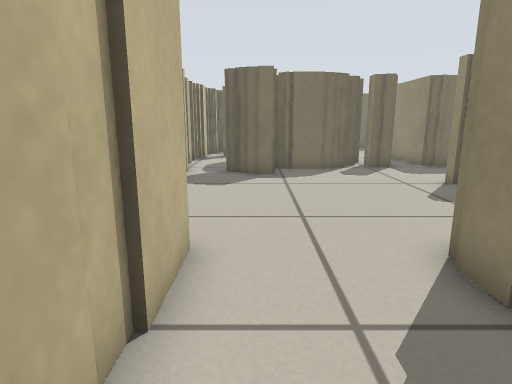
View 1 (above)

22 first-person views from a walk through a world built for the Player/Stage simulator. The camera is 0.51 m above the floor, tilts 12° down and sees 75° across. The lines on the ground mark 1 m squares. The floor is counted in squares, 0.25 m on a side. Each view is taken from the middle of a square. On the plan, view 1 faces up. The plan holds only what a view shows up to about 18 squares ahead; the rest is blank. The place goes on beyond the plan. Robots are left out.

View 2
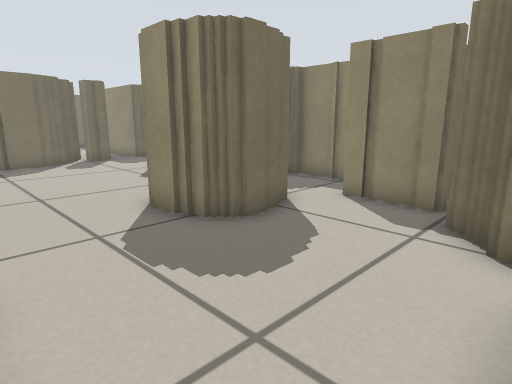

View 3
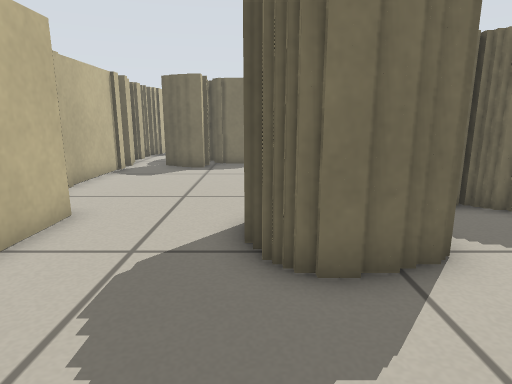

View 4
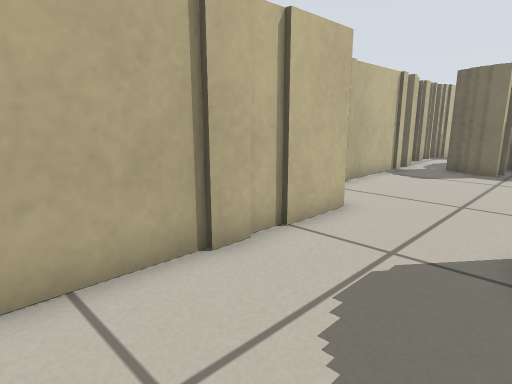

View 5
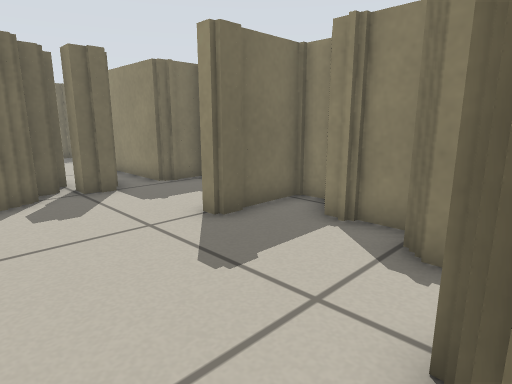

View 6
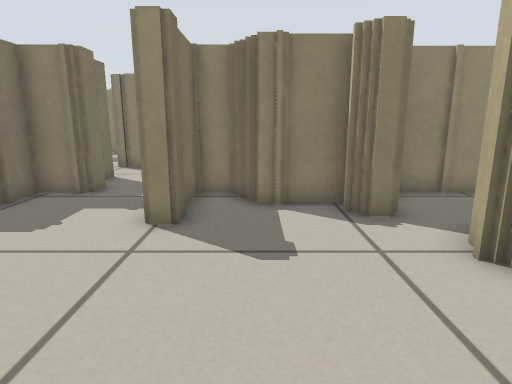

View 7
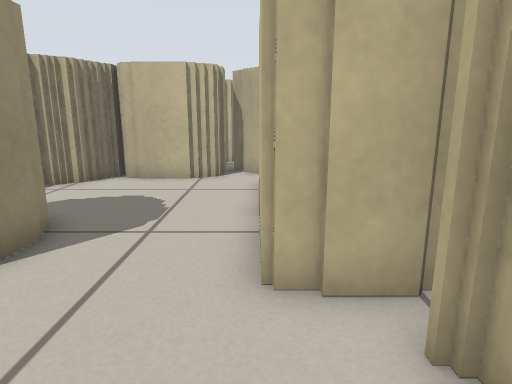

View 8
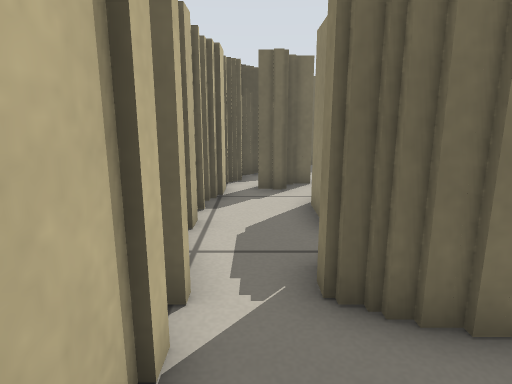

View 9
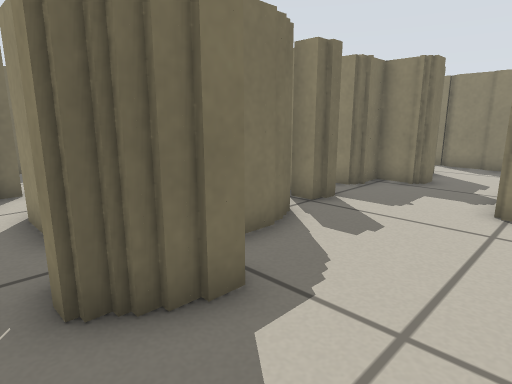

View 10
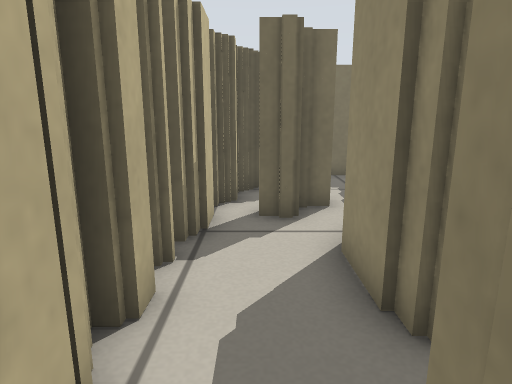

View 11
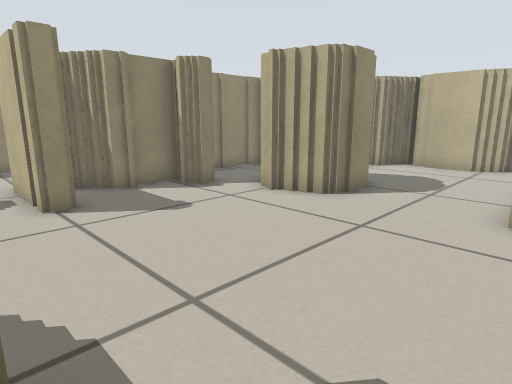

View 12
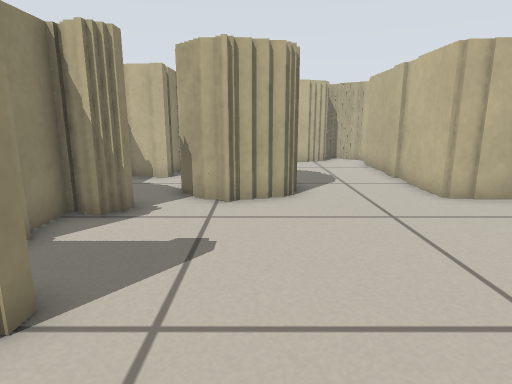

View 13
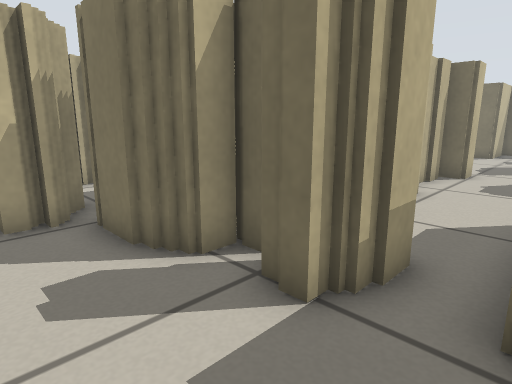

View 14
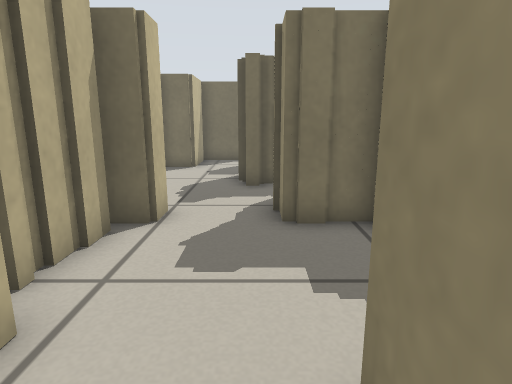

View 15
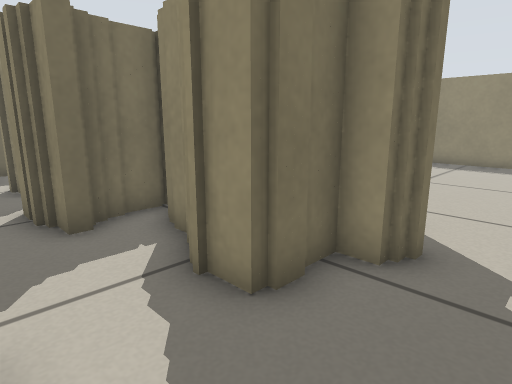

View 16
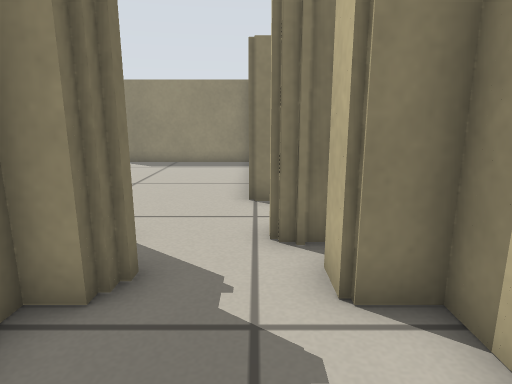

View 17
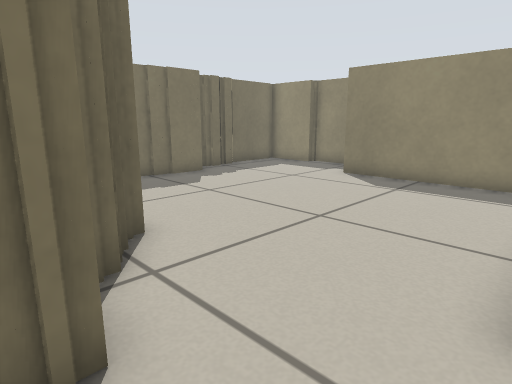

View 18
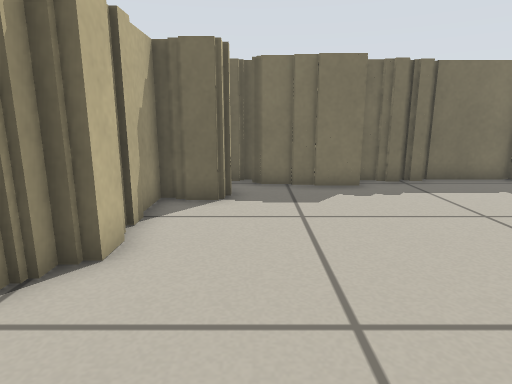

View 19
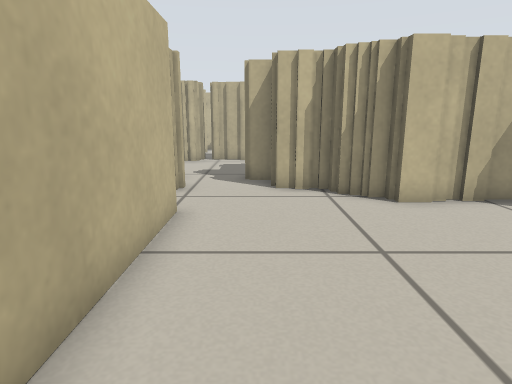

View 20
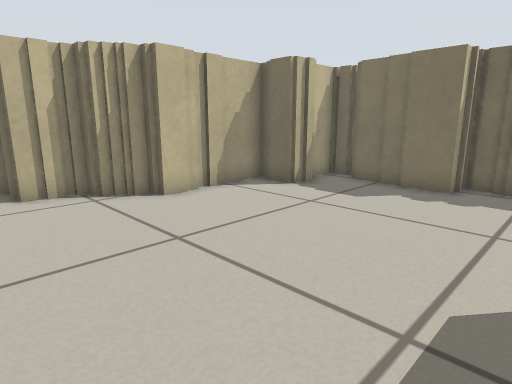

View 21
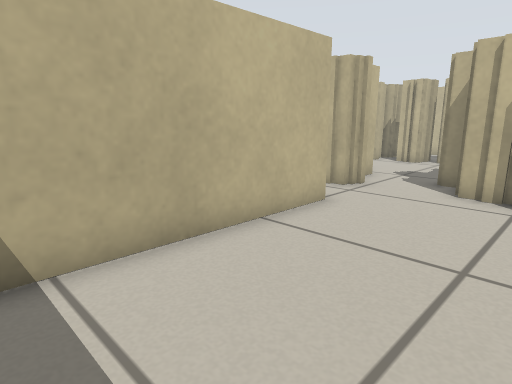

View 22
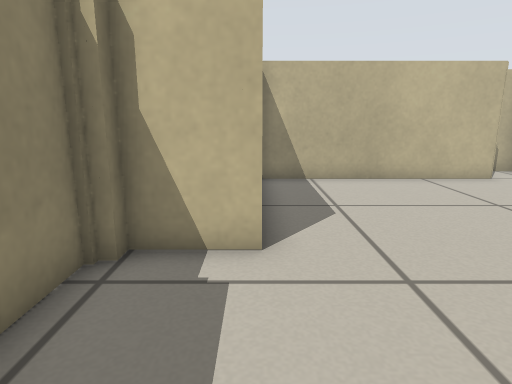

### Floor plan
Key: @ floor where view 1 was taken; # wall or solid block; . floor.
Columns run from 4 left of view 1 to 25 right of it. Each row starts with its distance up from view 1.
 37         ###
 36         #..        ##  #######
 35         #..#       #####.....#
 34        ##..#       #.........#
 33         ....     ###.........#
 32         ...#     #...........#
 31         ...#     ##..........#
 30         ...###   ##........###
 29         ... ##   ##........#
 28          ...#   ##.........#
 27         #...#   #..........#
 26         #...#####..........#
 25         #...  ##...........#
 24         #..................#
 23         #.........##########
 22         ##...####
 21         ##..######
 20  ####    #..#
 19  #..      ..#
 18 ##.#      ..#
 17 #..##    ##.#
 16 ##..#######.#
 15  #.########.###   .#
 14  #.#####.....####..#
 13  #.###.............#
 12  #................ #
 11  #.........####... #
 10  #...........##
  9  #..........##
  8  #..........#
  7  #.........##
  6  #.........###
  5  ###...####..##
  4    #...# ##...#
  3    #...####..##
  2    #....##..###
  1    #.......###
  0    #@......#
 -1    #......##
 -2    #.....##
 -3    ..#####
 -4   ####  #

Where each view was taken, in squares from view 1:
view 1: 0 up, 0 right, facing up
view 2: 3 down, 1 left, facing up-right
view 3: 2 down, 3 right, facing up
view 4: 2 down, 3 right, facing up-left
view 5: 5 up, 2 right, facing up-right
view 6: 9 up, 0 right, facing right
view 7: 9 up, 1 left, facing down
view 8: 10 up, 2 left, facing up
view 9: 10 up, 2 left, facing up-right
view 10: 13 up, 2 left, facing up
view 11: 13 up, 2 left, facing down-right
view 12: 14 up, 4 right, facing down
view 13: 12 up, 8 right, facing up-left
view 14: 19 up, 7 right, facing up
view 15: 23 up, 5 right, facing up-right
view 16: 23 up, 6 right, facing right
view 17: 23 up, 11 right, facing up-right
view 18: 24 up, 16 right, facing up
view 19: 25 up, 22 right, facing left
view 20: 24 up, 22 right, facing up-left
view 21: 28 up, 22 right, facing down-left
view 22: 35 up, 23 right, facing down
